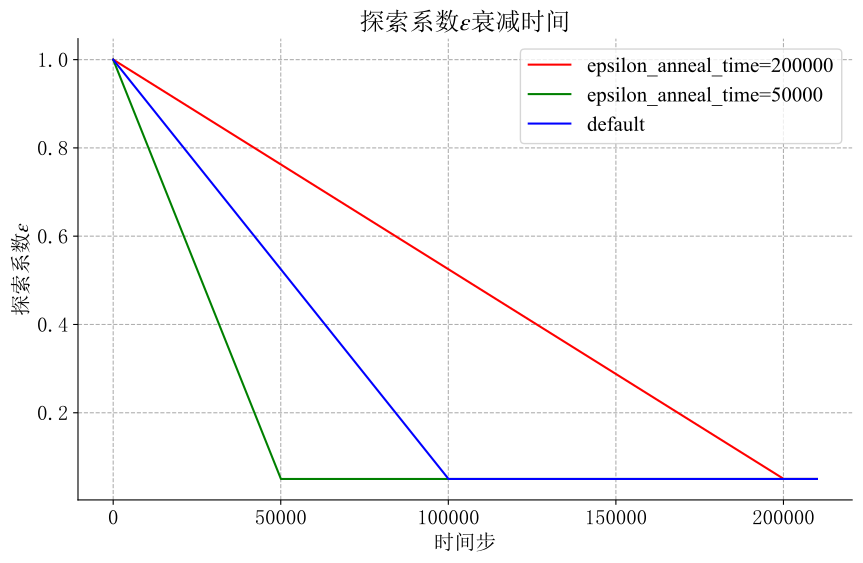

Generate this figure with Python:
import numpy as np
import matplotlib.pyplot as plt
import matplotlib

config = {
    "font.family":'serif',
    "font.size": 15,
    "mathtext.fontset":'stix',
    "font.serif": ['SimSun'],
    "axes.unicode_minus": False, # 解决负号无法显示的问题
}
matplotlib.rcParams.update(config)

# 定义参数
epsilon_start = 1.0
epsilon_finish = 0.05
epsilon_anneal_time = 100000
delta = (epsilon_start - epsilon_finish) / epsilon_anneal_time



# 生成 t 值
t = np.arange(0, epsilon_anneal_time * 2 + 10000, 1)

# 计算 epsilon
epsilon = np.maximum(epsilon_finish, epsilon_start - delta * t)

anneal_right = 200000
anneal_left = 50000
delta_right = (epsilon_start - epsilon_finish) / anneal_right
delta_left = (epsilon_start - epsilon_finish) / anneal_left
epsilon_right = np.maximum(epsilon_finish, epsilon_start - delta_right * t)
epsilon_left = np.maximum(epsilon_finish, epsilon_start - delta_left * t)

# 绘图
plt.figure(figsize=(10, 6))
plt.plot(t, epsilon_right, label='epsilon_anneal_time=200000', color='red')
plt.plot(t, epsilon_left, label='epsilon_anneal_time=50000', color='green')
plt.plot(t, epsilon, label='default', color='blue')
plt.xlabel('时间步')
plt.ylabel(r'探索系数$\epsilon$')
plt.title(r'探索系数$\epsilon$衰减时间')

# 去除上方和右方的边框
ax = plt.gca()
ax.spines['top'].set_visible(False)
ax.spines['right'].set_visible(False)

# 设置网格线为虚线
plt.grid(True, linestyle='--')
plt.legend(prop={'family': 'Times New Roman'})
# plt.show()
plt.savefig('epsilon_anneal.pdf', dpi=300, bbox_inches='tight')
plt.close()


finish_more = 0.1
finish_less = 0.01
delta_right = (epsilon_start - finish_more) / epsilon_anneal_time
delta_left = (epsilon_start - finish_less) / epsilon_anneal_time
epsilon_right = np.maximum(finish_more, epsilon_start - delta_right * t)
epsilon_left = np.maximum(finish_less, epsilon_start - delta_left * t)

# 绘图
plt.figure(figsize=(10, 6))
plt.plot(t, epsilon_right, label='epsilon_finish=0.1', color='red')
plt.plot(t, epsilon_left, label='epsilon_finish=0.01', color='green')
plt.plot(t, epsilon, label='default', color='blue')
plt.xlabel('时间步')
plt.ylabel(r'探索系数$\epsilon$')
plt.title(r'探索系数$\epsilon$结束值')

# 去除上方和右方的边框
ax = plt.gca()
ax.spines['top'].set_visible(False)
ax.spines['right'].set_visible(False)

# 设置网格线为虚线
plt.grid(True, linestyle='--')
plt.legend(prop={'family': 'Times New Roman'})
# plt.show()
plt.savefig('epsilon_finish.pdf', dpi=300, bbox_inches='tight')
plt.close()


finish_more = epsilon_start - delta * 80000
finish_less = epsilon_start - delta * 104211
epsilon_right = np.maximum(finish_more, epsilon_start - delta * t)
epsilon_left = np.maximum(finish_less, epsilon_start - delta * t)

# 绘图
plt.figure(figsize=(10, 6))
plt.plot(t, epsilon_right, label='epsilon_left', color='red')
plt.plot(t, epsilon_left, label='epsilon_right', color='green')
plt.plot(t, epsilon, label='default', color='blue')
plt.xlabel('时间步')
plt.ylabel(r'探索系数$\epsilon$')
plt.title(r'保持探索衰减速率$\delta$不变')

# 去除上方和右方的边框
ax = plt.gca()
ax.spines['top'].set_visible(False)
ax.spines['right'].set_visible(False)

# 设置网格线为虚线
plt.grid(True, linestyle='--')

plt.legend(prop={'family': 'Times New Roman'})
# plt.show()
plt.savefig("epsilon_delta.pdf", dpi=300, bbox_inches='tight')
plt.close()
